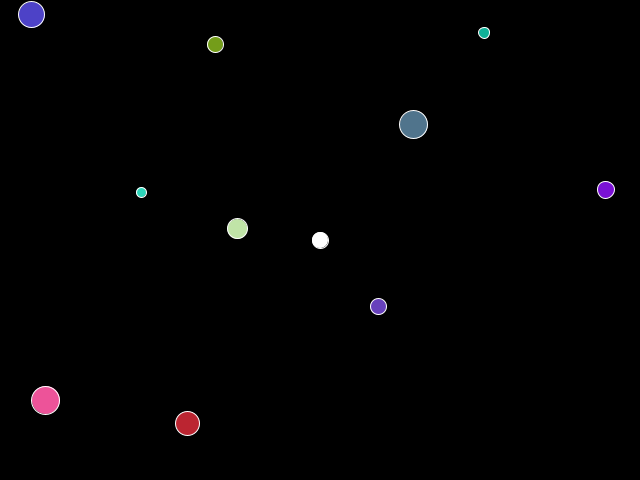
Frame 1 (no input)
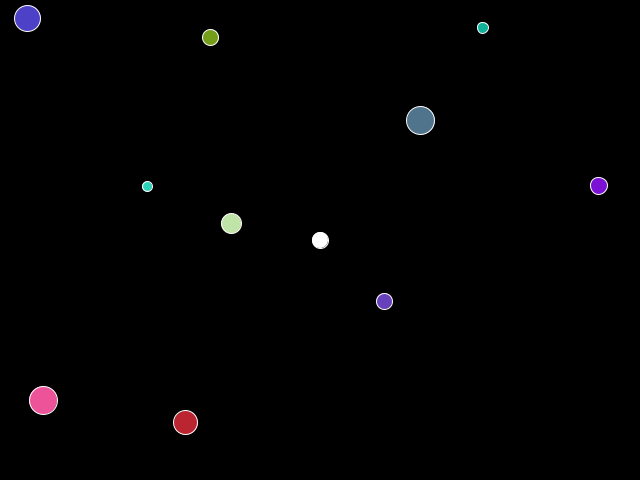
Frame 60 (the mouse pressed at the canvas centre just before this capture)
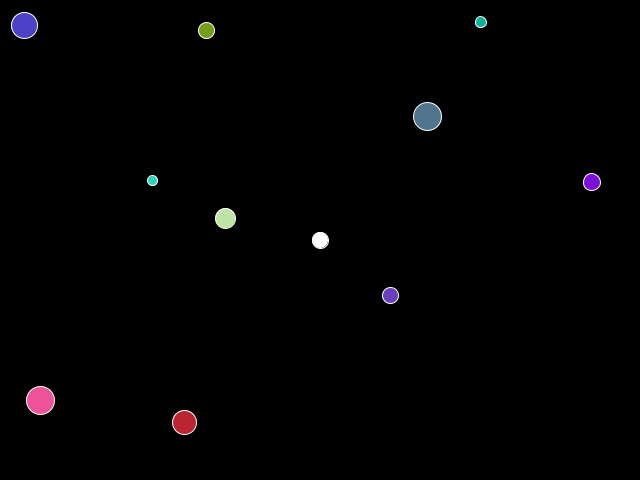
Frame 120 (the mouse held since frame 60 and released just before this capture)

The Processing sketch that drew these frames (run headless with seeded random() and noise(); from frame 60 on, the mouse is pressed at the canvas centre):

// Processing sketch: Yrgo06_Class_and_Objects
// ── Yrgo06_Class_and_Objects.pde
static int 	   playerSize		= 16;
static float   acceleration 	= 1;
static float   maxSpeed 		= 8;

static float   deltaTime;
	   long    time;
	   long	   nextBall;

static boolean gameover;

static ArrayList<Ball> list 	= new ArrayList<Ball>();
static int 	   ballAmount;

void setup()
{
  size  (640,480);
  stroke(255);
  fill  (0);
  playerPosition = new PVector(width/2, height/2);
  time = millis();
  nextBall = time + 3000L;

  //spawn balls
  for (int i = 0; i < 10; ++i) {
  	list.add(new Ball());
  }
}

void draw()
{
	if (!gameover){
		//cacluate deltaTime
		long currentTime = millis();
		deltaTime = (currentTime - time) * 0.001f;
		if (ballAmount <= 100 && time >= nextBall){ //spawn a ball
			list.add(new Ball());
			nextBall = time + 3000L;
		}
		time = currentTime;

		InputHandler.inputCalculation();
		movement  ();
		collision ();
	}
	render();

	
}


//Key pressed, set our variables to true
void keyPressed () {InputHandler.inputKeyPressed (keyCode, key);}
//When a key is released, we will set our variable to false
void keyReleased() {InputHandler.inputKeyReleased(keyCode, key);}


// ── Collision.pde
float heightSize;

void collision(){
	//screen     wrap  in x 
	playerPosition.x = playerPosition.x % width;
	if (playerPosition.x < 0)
	playerPosition.x = width - playerPosition.x;

	//screen     wrap  in y 
	playerPosition.y = playerPosition.y % height;
	if (playerPosition.y < 0)
	playerPosition.y = height - playerPosition.y;
					
	
	for (Ball o : list) {
		o.collision();
	}
}
// ── Draw.pde
void render() {
	background(0);

	for (Ball o : list) {
		o.draw();
	}

	fill(255);
	ellipse(playerPosition.x, playerPosition.y, playerSize, playerSize);

	if(gameover){
		String format = String.format("%%0%dd", 2);
		long elapsedTime = time / 1000;
        String seconds = String.format(format, elapsedTime % 60);
        String minutes = String.format(format, (elapsedTime % 3600) / 60);
        String hours = String.format(format, elapsedTime / 3600);
        String timeString =  hours + ":" + minutes + ":" + seconds;

        textSize(64);
		text("Game Over", width/2 - textWidth("Game Over")/2, height/2);
		textSize(32);
		text(timeString, width/2 - textWidth(timeString)/2, height/2 + 32);

	}
}
// ── InputHandler.pde

static PVector input = new PVector();

public static class InputHandler {

	private static boolean moveLeft, moveRight, moveUp, moveDown;

	//Key pressed, set our variables to true
	public static  void inputKeyPressed(int keyCode, char key)
	{
		if 		(keyCode == LEFT  || key == 'a')
			moveLeft 	 = true;
		else if (keyCode == RIGHT || key == 'd')
			moveRight 	 = true;
		else if (keyCode == UP 	  || key == 'w')
			moveUp 		 = true;
		else if (keyCode == DOWN  || key == 's')
			moveDown 	 = true;
	}

	//When a key is released, we will set our variable to false
	public static  void inputKeyReleased(int keyCode, char key)
	{
		if 		(keyCode == LEFT  || key == 'a')
			moveLeft 	 = false;
		else if (keyCode == RIGHT || key == 'd')
			moveRight 	 = false;
		else if (keyCode == UP 	  || key == 'w')
			moveUp 		 = false;
		else if (keyCode == DOWN  || key == 's')
			moveDown 	 = false;
	}

	//convert input to velocity
	public static  void inputCalculation() {
		input.x += input(moveRight, moveLeft, input.x);
		input.y += input(moveDown,  moveUp,   input.y);

		input = clamp(input, maxSpeed); //max speed
	}
	//acceleration or deceleration to 0
	private static float input(boolean bPositive, boolean bNegative, float inputVelosity){
		if 		(bPositive) return  					 acceleration  * deltaTime;
		else if (bNegative) return -					 acceleration  * deltaTime;
		else 				return -clamp(inputVelosity, acceleration) * deltaTime; 
	}
	//clamps for float and PVector
	private static float   clamp(float   v, float max, float min) {return max(min(v, max), min);									   }
	private static float   clamp(float   v, float maxAndMin) 	  {return max(min(v, maxAndMin), 			     -maxAndMin);		   }
	private static PVector clamp(PVector v, float max, float min) { v.x = clamp(v.x, max,  min); v.y = clamp(v.y, max,  min); return v;}
	private static PVector clamp(PVector v, float maxAndMin) 	  { v.x = clamp(v.x, maxAndMin); v.y = clamp(v.y, maxAndMin); return v;}


}
// ── Movment.pde
static PVector playerPosition;
void movement(){
    playerPosition.add(input);

    for (Ball o : list) {
	 	o.move();
	}
}
// ── Object.pde
public class Ball {
	int size;
	int ballColor;
	PVector pos;
	PVector vel;
	PVector nextVel;

	float mass;

	public Ball() {

		PVector p = new PVector(random(0,width), random(0,height));
		while (p == null || 
			p.x < playerPosition.x - playerSize*2 && p.x > playerPosition.x + playerSize*2 && 
			p.y < playerPosition.y - playerSize*2 && p.y > playerPosition.y + playerSize*2)
		p = new PVector(random(0,width), random(0,height));

		PVector v = new PVector(random(-maxSpeed,maxSpeed), random(-maxSpeed,maxSpeed));
		v.limit(maxSpeed);

		ball(p, v, (int)random(playerSize/2,playerSize*2), color(random(255),random(255),random(255)));
	}
	public void ball(PVector p, PVector v, int s, int c) {
		pos = p;
		vel = v;
		size = s;
		ballColor = c;

		mass = (s/2)*(s/2)*PI;
		ballAmount++;
	}
	public void collision() {

		{ // player collision
			float dist = pos.dist(playerPosition);
			if (dist <= playerSize/2 + size/2){
				gameover = true;
				return;
			}
		}

		//bounce collision
		if ((pos.x > width  - size/2) || (pos.x < size/2)) {
		    vel.x = -vel.x;
		    pos.x = constrain(pos.x, size/2, width  - size/2);
		    pos.y = constrain(pos.y, size/2, width  - size/2);
		    return;
		}
		if ((pos.y > height - size/2) || (pos.y < size/2)) {
		    vel.y = -vel.y; 
		    pos.x = constrain(pos.x, size/2, width  - size/2);
		    pos.y = constrain(pos.y, size/2, width  - size/2);
		    return;
		}

		for (Ball o : list) {
			if (o != this){
				float dist = pos.dist(o.pos);
				if (dist <= size/2 + o.size/2){
					//ball collision

					//calculate new position
					nextVel = new PVector(
						(  vel.x * (mass - o.mass) + (2 *   mass * o.vel.x))/(o.mass + mass),
						(  vel.y * (mass - o.mass) + (2 *   mass * o.vel.y))/(o.mass + mass));
					o.nextVel = new PVector(
						(o.vel.x * (o.mass - mass) + (2 * o.mass *   vel.x))/(o.mass + mass),
						(o.vel.y * (o.mass - mass) + (2 * o.mass *   vel.y))/(o.mass + mass));

					return;
				}
			}
		}
	}
	public void move() {
		pos.x += vel.x * deltaTime;
		pos.y += vel.y * deltaTime;
	}
	public void draw() {
		fill(ballColor);
		ellipse(pos.x, pos.y, size, size);
		if (nextVel != null){
			vel = nextVel;
			nextVel = null;
		}
	}

}
